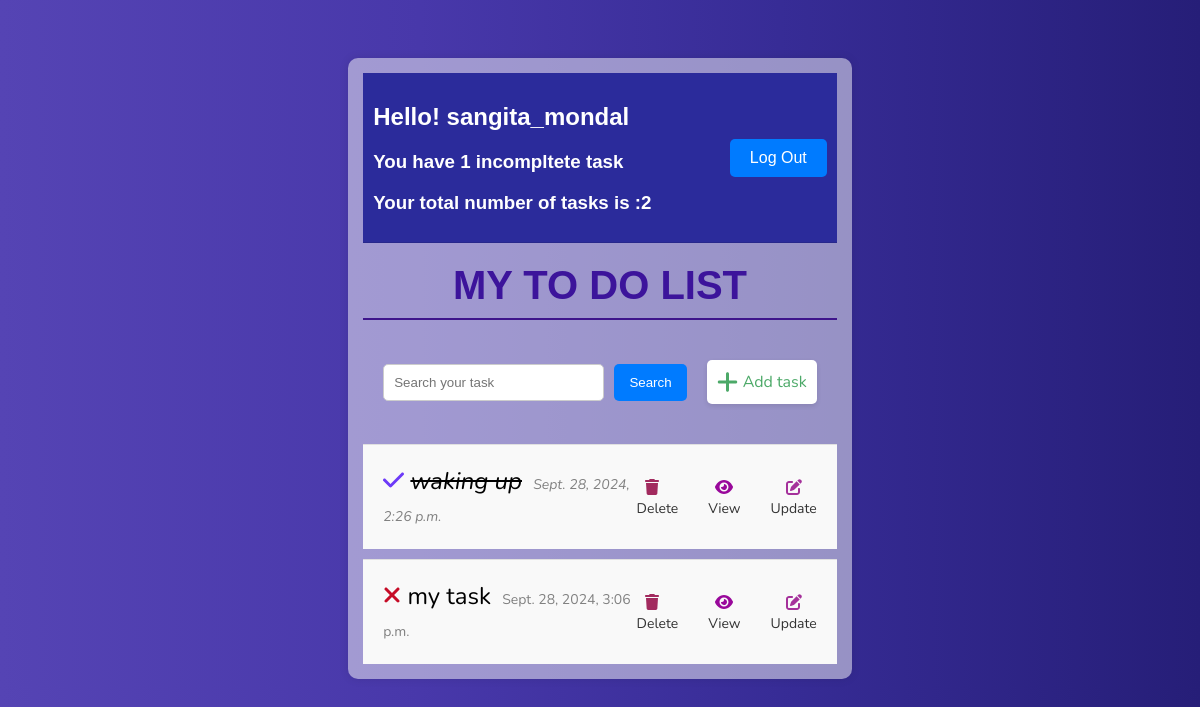
Screenshot of / (signed in) with the database file from the repository.
### base/models.py (models this page shows, shortened)
class Task(models.Model):
    user= models.ForeignKey(User,on_delete=models.CASCADE,null=True,blank=True)
    """
on_delete=models.CASCADE: This specifies the behavior when the related object (in this case, the User) is deleted. CASCADE means that when the
related User object is deleted, all related objects with this ForeignKey will also be deleted.

on_delete=models.SET_NULL: Specifies that when the related User object is deleted, this Foreign Key field will be set to NULL instead of deleting the object.
This is useful when you want to keep the records in the current model but remove the link to the deleted User.

null=True: This allows the Foreign Key field to accept NULL values in the database,
 meaning it's not mandatory for every record to have a related User.

blank=True: This allows the field to be left blank in forms,
making it optional when inputting data through a form.

    """
    title=models.CharField(max_length=100)
    description=models.TextField(max_length=200,null=True,blank=True)
    complete=models.BooleanField(default=False)
    create=models.DateTimeField(auto_now_add=True)

### base/views.py (the view)
# urls.py: path('',TaskList.as_view(),name="tasks"),
class TaskList(LoginRequiredMixin,ListView):
    model=Task
    context_object_name="tasks"
    def get_context_data(self, **kwargs):
        context = super().get_context_data(**kwargs)
        context["tasks"] = context["tasks"].filter(user=self.request.user)
        context["count"] = context["tasks"].filter(complete=False).count()
        context["counting"] = context["tasks"].count()
        search_input = self.request.GET.get('search-area') or ''
        if search_input:
            context["tasks"] = context["tasks"].filter(title__startswith=search_input)
        context["search_input"] = search_input
        return context

### base/templates/base/task_list.html (shortened to what this page needs)
{% extends 'base/main.html' %}
{% block extra_styles %}
<head>
    </head>
{% endblock %}
{% block content %}
<body>
<div class ="container">
<div class="header_bar" >
<div>
        {% if request.user.is_authenticated %}
    <h2>Hello! {{request.user}}</h2>
    <h3>You have {{count}} incompltete task{{count |pluralize:"s"}}</h3>
    <h3>Your total number of task{{counting |pluralize:"s"}} is :{{counting}}</h3>
</div>
    <form action="{% url 'logout' %}" method="POST">
        <button class="logout" type="submit">Log Out</button>
    </form>
    {% else %}
    <form action="{% url 'login' %}" method="POST">
        {% csrf_token %}
        <button type="submit">Login</button>
    </form>
    {% comment %} <a href="{% url 'login' %}">Login</a> {% endcomment %}
    {% endif %}
</div>
<h1 class="todo-header">MY To Do List</h1>
<div id="search-add-wrapper" style="display: flex; align-items: center; justify-content: space-between; margin-bottom: 20px;">
    <form method="GET" style="display: flex; flex: 1;">
        <input type='text' name='search-area' placeholder="Search your task" value="{{search_input}}" style="flex: 1; padding: 10px; border-radius: 5px; border: 1px solid #ccc; margin-right: 10px;">
        <input class="button" type="submit" value='Search' style="padding: 10px 15px; background-color: #007bff; color: white; border: none; border-radius: 5px; cursor: pointer; transition: background-color 0.3s;">
    </form>
    <div style="margin-left: 20px; background-color: white; padding: 10px; border-radius: 5px; box-shadow: 0 2px 5px rgba(0, 0, 0, 0.1); display: flex; align-items: center;">
        <a href="{% url 'task-create' %}" style="display: flex; align-items: center; text-decoration: none; color: #4ca968;">
            <i class="fa-solid fa-plus fa-xl" style="margin-right: 5px;"></i>
            <span style="font-size: 16px;">Add task</span>
        </a>
    </div>
</div>
<div id="tasklist" class="task-items-wrapper">
    {% for task in tasks %}
    <div class="task-wrapper" data-position="{{task.pk}}">
        <div class="task-title" style="color: black;">
            {% if task.complete %}
            <i class="fa-solid fa-check" style="color: #6d3af8;"></i>
            <i><s>{{task.title}}</s>   <span id="create" style="color: gray; font-size: 14px; margin-left: 5px;">{{task.create}}</span> </i>
            {% else %}
            <i class="fa-solid fa-xmark" style="color: #c60c27;"></i>
            {{task.title}}   <span id="create" style="color: gray; font-size: 14px; margin-left: 5px;">{{task.create}}</span>
            {% endif %}
        </div>
        <div class="task-controls">
            <div class="task-control-item">
                <a class="delete-link" href="{% url 'task-delete' task.id %}">
                    <i class="fa-solid fa-trash" style="color: #a22a5e;"></i>
                </a>
                <span>Delete</span>
            </div>
            <div class="task-control-item">
                <a href="{% url 'task' task.id %}">
                    <i class="fa-solid fa-eye" style="color: #99089b;"></i>
                </a>
                <span>View</span>
            </div>
            <div class="task-control-item">
                <a href="{% url 'task-update' task.id %}">
                    <i class="fa-solid fa-pen-to-square" style="color: #a5319b;"></i>
                </a>
                <span>Update</span>
            </div>
        </div>
    </div>
    {% endfor %}
</div>
{% endblock content %}

### base/templates/base/main.html (style rules this page uses)
body { font-family: 'Nunito', sans-serif; background: linear-gradient(90deg, rgb(85, 68, 180) 0%, rgb(72, 56, 170) 35%, rgb(55, 44, 150) 65%, rgb(38, 30, 120) 100%); padding-top: 50px; }
.container { width: 50%; margin: auto; background-color: white; padding: 20px; border-radius: 10px; box-shadow: 0 0 10px rgba(0, 0, 0, 0.1); }
h1,h2,h3,h4,h5,h6 { font-family: 'raleway', sans-serif; }
a,p { text-decoration: none; color: black; }
.header_bar { display: flex; justify-content: space-between; align-items: center; margin-bottom: 20px; padding: 10px; border-bottom: 1px solid rgba(0, 0, 0, 0.1); background-color: rgb(43, 43, 155) ; color: white; }
form button { width: 100%; padding: 10px; background-color: #007bff; color: white; border: none; border-radius: 5px; cursor: pointer; font-size: 1em; transition: background-color 0.3s; }
.logout { background: #f00; color: white; padding: 10px; border-radius: 5px; border: none; cursor: pointer; }
.todo-header { font-size: 2.5em; color: #3c149b; text-align: center; margin: 20px 0; text-transform: uppercase; font-weight: bold; border-bottom: 2px solid #3e158b; padding-bottom: 10px; }

### rows the page displays
Task: title "waking up", create "Sept. 28, 2024, 2:26 p.m."
Task: title "my task", create "Sept. 28, 2024, 3:06 p.m."

### other values shown
{{ request.user }} "sangita_mondal"
{{ count }} "1"
{{ counting }} "2"
